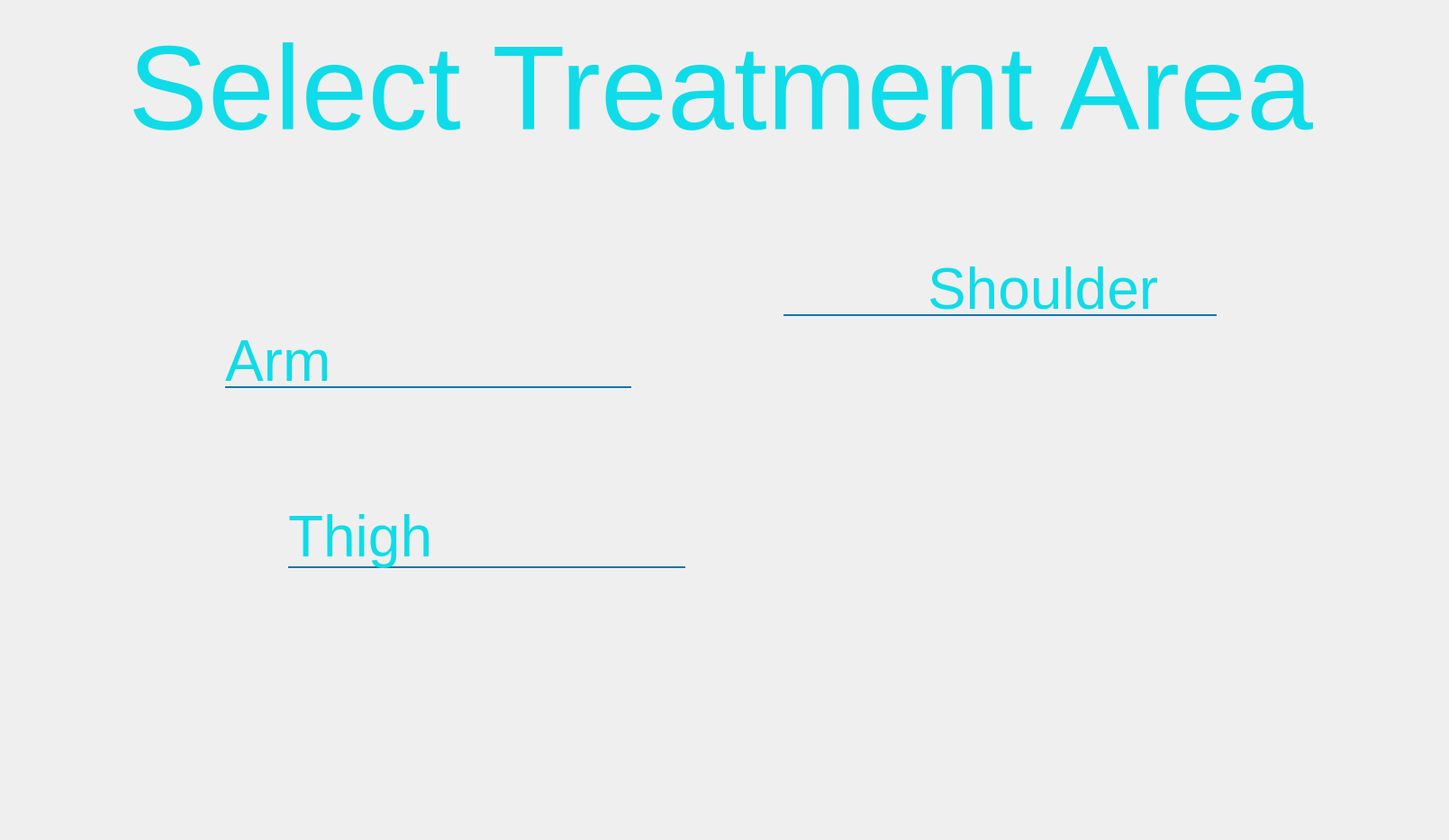
      <widget class="QWidget" name="slct_trt_screen">
       <widget class="QFrame" name="line_arm">
        <property name="enabled">
         <bool>true</bool>
        </property>
        <property name="geometry">
         <rect>
          <x>250</x>
          <y>370</y>
          <width>451</width>
          <height>121</height>
         </rect>
        </property>
        <property name="styleSheet">
         <string notr="true">QFrame{
color:rgba(15, 120, 172,255);
}</string>
        </property>
        <property name="frameShape">
         <enum>QFrame::HLine</enum>
        </property>
        <property name="frameShadow">
         <enum>QFrame::Plain</enum>
        </property>
        <property name="lineWidth">
         <number>2</number>
        </property>
        <widget class="QLabel" name="txt_arm">
         <property name="enabled">
          <bool>true</bool>
         </property>
         <property name="geometry">
          <rect>
           <x>0</x>
           <y>0</y>
           <width>151</width>
           <height>61</height>
          </rect>
         </property>
         <property name="font">
          <font>
           <family>Segoe UI</family>
           <pointsize>48</pointsize>
          </font>
         </property>
         <property name="styleSheet">
          <string notr="true">.QLabel{
color:rgba(15, 220, 232,255);
}</string>
         </property>
         <property name="text">
          <string>Arm</string>
         </property>
        </widget>
       </widget>
       <widget class="QFrame" name="line_thigh">
        <property name="enabled">
         <bool>true</bool>
        </property>
        <property name="geometry">
         <rect>
          <x>320</x>
          <y>560</y>
          <width>441</width>
          <height>141</height>
         </rect>
        </property>
        <property name="styleSheet">
         <string notr="true">QFrame{
color:rgba(15, 120, 172,255);
}</string>
        </property>
        <property name="frameShape">
         <enum>QFrame::HLine</enum>
        </property>
        <property name="frameShadow">
         <enum>QFrame::Plain</enum>
        </property>
        <property name="lineWidth">
         <number>2</number>
        </property>
        <widget class="QLabel" name="txt_thigh">
         <property name="enabled">
          <bool>true</bool>
         </property>
         <property name="geometry">
          <rect>
           <x>0</x>
           <y>0</y>
           <width>201</width>
           <height>71</height>
          </rect>
         </property>
         <property name="font">
          <font>
           <family>Segoe UI</family>
           <pointsize>48</pointsize>
          </font>
         </property>
         <property name="styleSheet">
          <string notr="true">.QLabel{
color:rgba(15, 220, 232,255);
}</string>
         </property>
         <property name="text">
          <string>Thigh</string>
         </property>
        </widget>
       </widget>
       <widget class="QFrame" name="line_shoulder">
        <property name="enabled">
         <bool>true</bool>
        </property>
        <property name="geometry">
         <rect>
          <x>870</x>
          <y>280</y>
          <width>481</width>
          <height>141</height>
         </rect>
        </property>
        <property name="styleSheet">
         <string notr="true">QFrame{
color:rgba(15, 120, 172,255);
}</string>
        </property>
        <property name="frameShape">
         <enum>QFrame::HLine</enum>
        </property>
        <property name="frameShadow">
         <enum>QFrame::Plain</enum>
        </property>
        <property name="lineWidth">
         <number>2</number>
        </property>
        <widget class="QLabel" name="txt_shoulder">
         <property name="enabled">
          <bool>true</bool>
         </property>
         <property name="geometry">
          <rect>
           <x>160</x>
           <y>10</y>
           <width>321</width>
           <height>61</height>
          </rect>
         </property>
         <property name="font">
          <font>
           <family>Segoe UI</family>
           <pointsize>48</pointsize>
          </font>
         </property>
         <property name="styleSheet">
          <string notr="true">.QLabel{
color:rgba(15, 220, 232,255);
}</string>
         </property>
         <property name="text">
          <string>Shoulder</string>
         </property>
        </widget>
       </widget>
       <widget class="QFrame" name="frame">
        <property name="geometry">
         <rect>
          <x>0</x>
          <y>9</y>
          <width>1600</width>
          <height>177</height>
         </rect>
        </property>
        <layout class="QHBoxLayout" name="horizontalLayout_14">
         <item>
          <spacer name="horizontalSpacer_27">
           <property name="orientation">
            <enum>Qt::Horizontal</enum>
           </property>
           <property name="sizeHint" stdset="0">
            <size>
             <width>40</width>
             <height>20</height>
            </size>
           </property>
          </spacer>
         </item>
         <item>
          <widget class="QLabel" name="label_7">
           <property name="font">
            <font>
             <family>Segoe UI</family>
             <pointsize>100</pointsize>
            </font>
           </property>
           <property name="styleSheet">
            <string notr="true">.QLabel{
color:rgba(15, 220, 232,255);
}</string>
           </property>
           <property name="locale">
            <locale language="English" country="UnitedStates"/>
           </property>
           <property name="text">
            <string>Select Treatment Area</string>
           </property>
           <property name="alignment">
            <set>Qt::AlignCenter</set>
           </property>
          </widget>
         </item>
         <item>
          <spacer name="horizontalSpacer_28">
           <property name="orientation">
            <enum>Qt::Horizontal</enum>
           </property>
           <property name="sizeHint" stdset="0">
            <size>
             <width>40</width>
             <height>20</height>
            </size>
           </property>
          </spacer>
         </item>
        </layout>
       </widget>
       <widget class="QFrame" name="frame">
        <property name="geometry">
         <rect>
          <x>0</x>
          <y>192</y>
          <width>1600</width>
          <height>732</height>
         </rect>
        </property>
        <layout class="QHBoxLayout" name="horizontalLayout_15">
         <item>
          <spacer name="horizontalSpacer_29">
           <property name="orientation">
            <enum>Qt::Horizontal</enum>
           </property>
           <property name="sizeHint" stdset="0">
            <size>
             <width>40</width>
             <height>20</height>
            </size>
           </property>
          </spacer>
         </item>
         <item>
          <widget class="QGraphicsView" name="gv_humanbody">
           <property name="sizePolicy">
            <sizepolicy hsizetype="Fixed" vsizetype="Fixed">
             <horstretch>0</horstretch>
             <verstretch>0</verstretch>
            </sizepolicy>
           </property>
           <property name="minimumSize">
            <size>
             <width>359</width>
             <height>730</height>
            </size>
           </property>
           <property name="maximumSize">
            <size>
             <width>359</width>
             <height>730</height>
            </size>
           </property>
           <property name="styleSheet">
            <string notr="true">.QGraphicsView{
	background-color:rgba(255, 255, 255, 0);
border-width: 0px;
border-style: solid;
}
</string>
           </property>
           <property name="frameShadow">
            <enum>QFrame::Plain</enum>
           </property>
           <property name="lineWidth">
            <number>0</number>
           </property>
           <property name="verticalScrollBarPolicy">
            <enum>Qt::ScrollBarAlwaysOff</enum>
           </property>
           <property name="horizontalScrollBarPolicy">
            <enum>Qt::ScrollBarAlwaysOff</enum>
           </property>
           <property name="renderHints">
            <set>QPainter::Antialiasing|QPainter::SmoothPixmapTransform|QPainter::TextAntialiasing</set>
           </property>
          </widget>
         </item>
         <item>
          <spacer name="horizontalSpacer_30">
           <property name="orientation">
            <enum>Qt::Horizontal</enum>
           </property>
           <property name="sizeHint" stdset="0">
            <size>
             <width>40</width>
             <height>20</height>
            </size>
           </property>
          </spacer>
         </item>
        </layout>
       </widget>
       <zorder>frame</zorder>
       <zorder>frame</zorder>
       <zorder>line_arm</zorder>
       <zorder>line_shoulder</zorder>
       <zorder>line_thigh</zorder>
      </widget>
